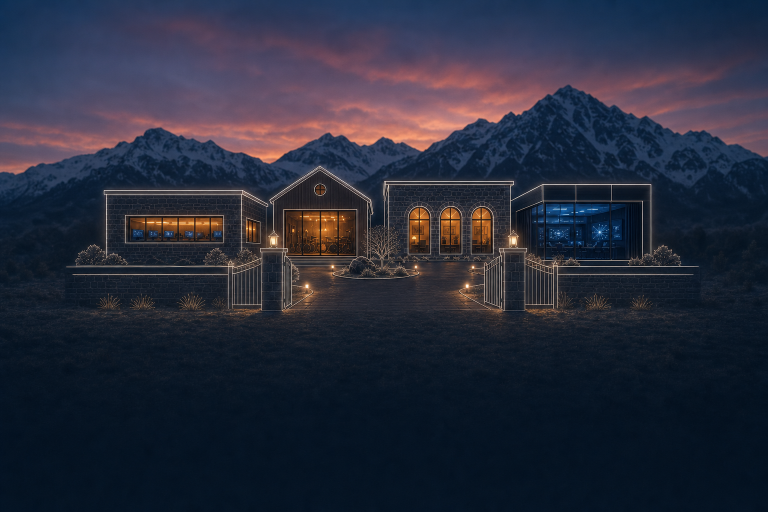
#> input picture dev-render-only-src/art/courtyard-plate.png, 1536 x 1024 px, found by its file name (shown at 1/2 size)
$ python login_plate.py
#> lines starting #> are read from the running program, lines starting #| are printed output that depends on the picture
"""Renders the monitor's login screen (1920x1040) for the render-only homepage.

Art: the glowing courtyard at dusk (gpt-image-2, picked by Luc 2026-10-01; recomposed so the lower
part is empty), cropped to the screen. Over it: a Walk in button and the now-playing strip. The face,
then an LS badge, and the name used to sit here (until 2026-10-01). Layout constants must match ENTER and PLAYER in
vybe/signal.js; the Blender Vybe bars render live into PLAYER.
"""
from PIL import Image, ImageDraw, ImageFilter, ImageFont
import os

W, H = 1920, 1040
OLD = '/Users/ls/Claude-Workspace/personal/sigouin-net/retired/site-unused-20260925/vybe/assets/player-background.webp'
FONT = '/Users/ls/Claude-Workspace/personal/sigouin-net/site/vybe/assets/inter-400.ttf'
OUT = '/Users/ls/Claude-Workspace/personal/sigouin-net/dev-render-only/vybe/assets/login-background.webp'
ORANGE = (255, 163, 78)
ENTER = (960 - 150, 610, 960 + 150, 694)
PLAYER = (740, 870, 1440, 959)

ART = os.environ.get('ART', '/Users/ls/Claude-Workspace/personal/sigouin-net/dev-render-only-src/art/courtyard-plate.png')
CROP_TOP = int(os.environ.get('CROP_TOP', '190'))  # rows cut off the top once scaled to 1920 wide (1280 tall)
art = Image.open(ART).convert('RGB').resize((W, round(W * 1024 / 1536)), Image.LANCZOS)
img = art.crop((0, CROP_TOP, W, CROP_TOP + H)).convert('RGBA')
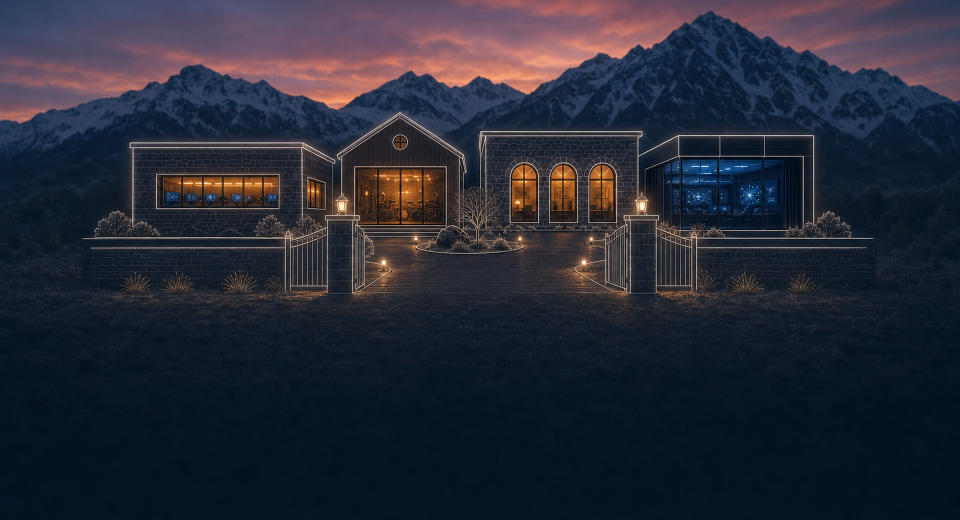
#> img: PIL image 1920x1040 RGBA (shown at 1/2 size); mean R, G, B, A 38.8, 41.7, 54.8, 255

def overlay(draw_fn):
    layer = Image.new('RGBA', (W, H), (0, 0, 0, 0))
#> layer: PIL image 1920x1040 RGBA; every value is 0
    draw_fn(ImageDraw.Draw(layer))
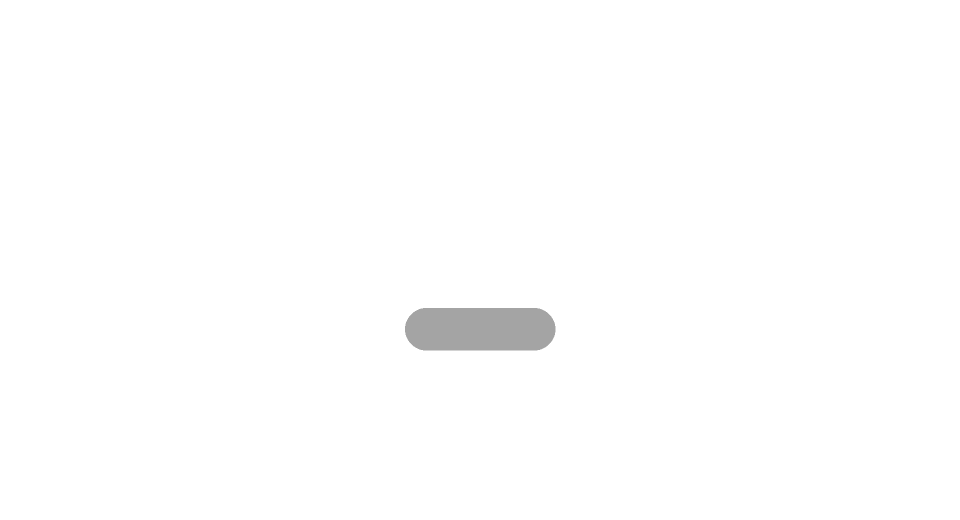
#> layer: PIL image 1920x1040 RGBA (shown at 1/2 size); mean R, G, B, A 0, 0, 0, 1.1; transparent parts drawn white
    img.alpha_composite(layer)

btn_font = ImageFont.truetype(FONT, 40)
small = ImageFont.truetype(FONT, 30)
tiny = ImageFont.truetype(FONT, 24)

# Walk in button (the ENTER hit area); label and arrow centred as one group.
overlay(lambda d: d.rounded_rectangle((ENTER[0], ENTER[1] + 6, ENTER[2], ENTER[3] + 6), radius=42, fill=(0, 0, 0, 90)))
d = ImageDraw.Draw(img)
d.rounded_rectangle(ENTER, radius=42, fill=ORANGE)
label = 'Walk in'
tw = btn_font.getlength(label); left = 960 - (tw + 14 + 31) / 2
d.text((left, (ENTER[1] + ENTER[3]) // 2), label, font=btn_font, fill=(28, 18, 8), anchor='lm')
ax, ay = left + tw + 14 + 16, (ENTER[1] + ENTER[3]) // 2
d.line((ax - 16, ay, ax + 14, ay), fill=(28, 18, 8), width=5)
d.line((ax + 2, ay - 12, ax + 15, ay), fill=(28, 18, 8), width=5)
d.line((ax + 2, ay + 12, ax + 15, ay), fill=(28, 18, 8), width=5)

# Now-playing strip, like a lock-screen media widget; the live waveform draws into PLAYER.
overlay(lambda d: d.rounded_rectangle((440, 845, 1480, 985), radius=28, fill=(8, 12, 18, 150), outline=(255, 255, 255, 30), width=2))
#> in overlay (call 2), `draw_fn(ImageDraw.Draw(layer))`:
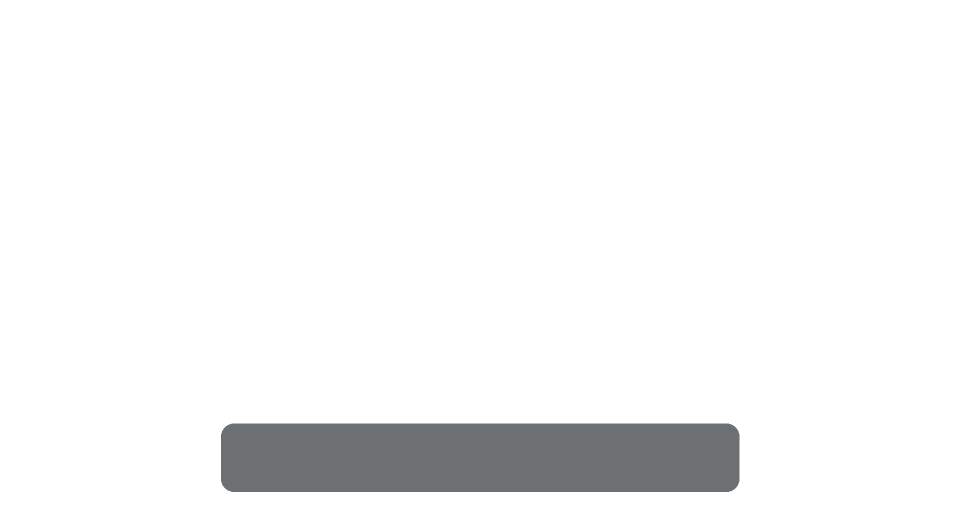
#> layer: PIL image 1920x1040 RGBA (shown at 1/2 size); mean R, G, B, A 1.2, 1.4, 1.9, 10.7; transparent parts drawn white
#> (the run stopped early here; a loop or call above may not have finished)

$ run again, with dev-render-only-src/login-rack.png copied over dev-render-only-src/art/courtyard-plate.png
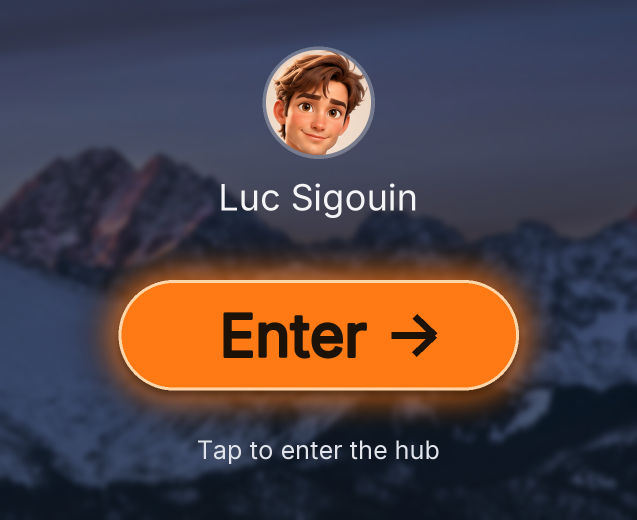
#> input picture dev-render-only-src/login-rack.png, 1274 x 1040 px, found by its file name (shown at 1/2 size)
#> `art = Image.open(ART).convert('RGB').resize((W, round(W * 1024 / 1536)..`:
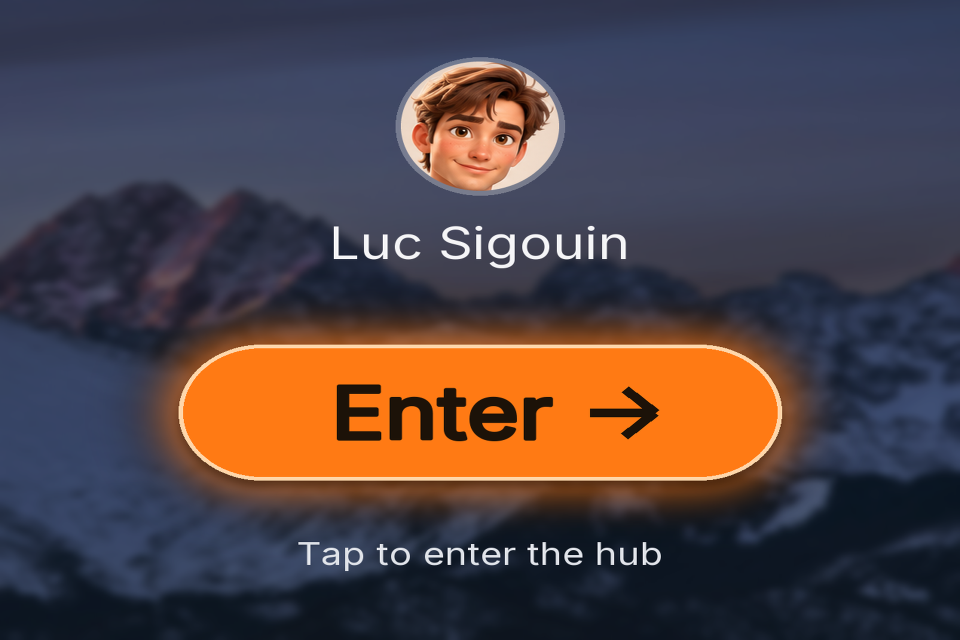
#> art: PIL image 1920x1280 RGB (shown at 1/2 size); mean R, G, B 79.5, 66.1, 69.2
#> in overlay (call 2), `img.alpha_composite(layer)`:
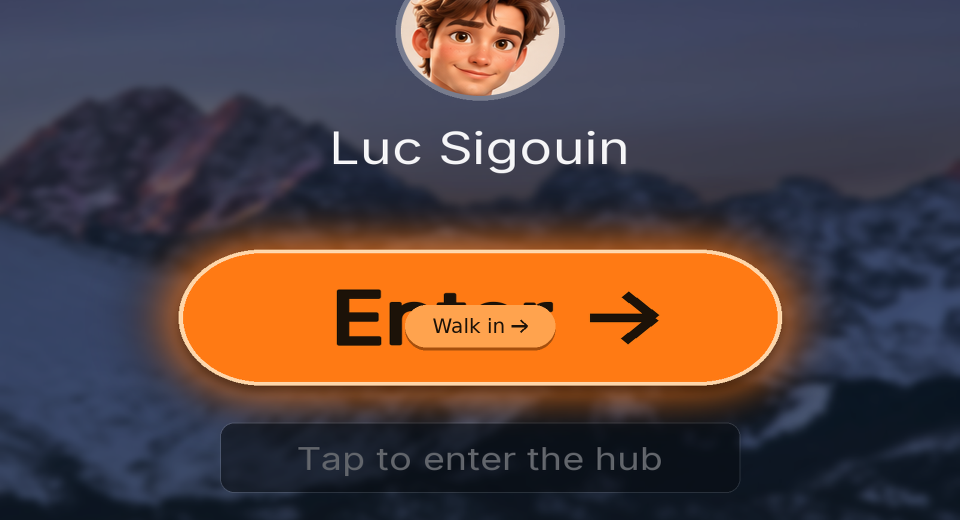
#> img: PIL image 1920x1040 RGBA (shown at 1/2 size); mean R, G, B, A 86.2, 68, 65.8, 255
